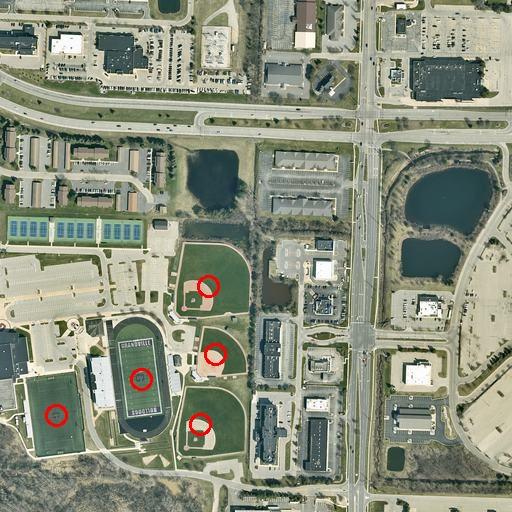
#> input picture 1_identified.jpg, 512 x 512 px
$ python PathPlanningKeyPoints.py
#> lines starting #> are read from the running program, lines starting #| are printed output that depends on the picture
import cv2
import numpy as np
import time
import Astar
import Dijkstra
import RRT
import Bi_Astar
import matplotlib.pyplot as plt
import matplotlib.animation as animation
from bs4 import BeautifulSoup
from PIL import Image


startTime = time.time()
img_path = '1_identified.jpg'
img = cv2.imread(img_path)
#> img is the input picture: shape (512, 512, 3); mean B, G, R 124.7, 143.2, 137.4

gray = cv2.cvtColor(img, cv2.COLOR_BGR2GRAY)
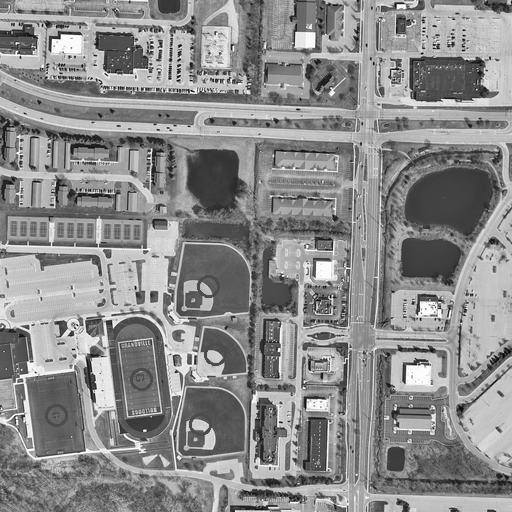
#> gray: shape (512, 512); min 2, max 255, mean 139.4
akaze = cv2.AKAZE_create()
kp_akaze, des_akaze = akaze.detectAndCompute(gray, None)
#> kp_akaze = 1945 keypoints; strongest (x, y, size): (95, 352, 8.1), (153, 295, 5.7), (215, 355, 8.1), (177, 335, 8.1)

sift = cv2.SIFT_create(nfeatures=len(kp_akaze)) # The same number of features as in Akaze
kp_sift = sift.detect(gray, None)
#> kp_sift = 1945 keypoints; strongest (x, y, size): (144, 430, 2), (180, 46, 2.1), (176, 371, 2.1), (71, 334, 3.4)

orb = cv2.ORB_create(nfeatures=len(kp_akaze))   # The same number of features as in Akaze
kp_orb, des_orb = orb.detectAndCompute(gray, None)
#> kp_orb = 1945 keypoints; strongest (x, y, size): (52, 40, 31), (59, 38, 31), (61, 35, 31), (53, 40, 37.2)

# [5 lines left out: function imageShow, not called in this run]

def pointCoordinates(keypoints):
    return cv2.KeyPoint_convert(keypoints)

# [313 lines left out: functions graphCreation, adjacencyListCreation, imageSave, graphCreation, image_discretization, animate_path_on_image and 1 more, not called in this run]


startx = 30
starty = 480
goalx = 256
goaly = 256

sizex, sizey, _ = img.shape
#> sizex = 512; sizey = 512

obstaclesList = []
#> (the run stopped early here; a loop or call above may not have finished)
